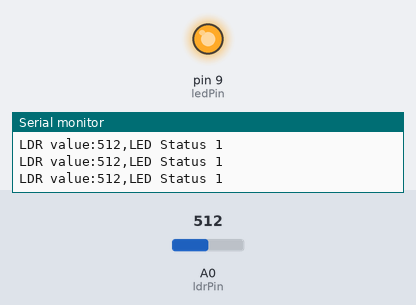
Bench run of a sketch on a simulated Arduino Uno, built with avr-gcc and run on an emulated ATmega328P. Parts: output pins drawn as LEDs (lit = HIGH), the last lines printed to the serial monitor. Inputs (shaded band) come from the test bench; at power-on: A0 (ldrPin) = 512.

Above: at 1.2 s.
1.3 s: A0 (ldrPin) set to 811
2.8 s: A0 (ldrPin) set to 836
At 3.4 s:
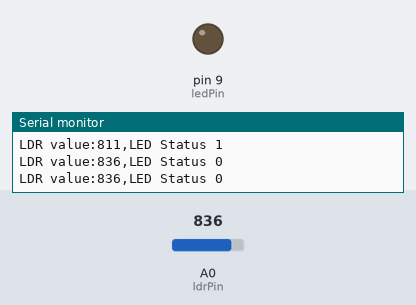
4.5 s: A0 (ldrPin) set to 813
At 5.7 s:
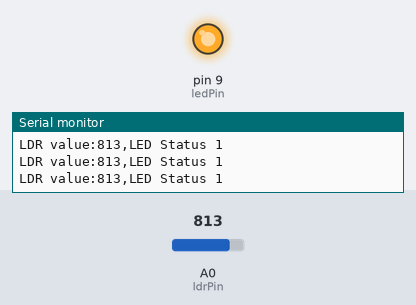
6.0 s: A0 (ldrPin) set to 833
At 7.1 s:
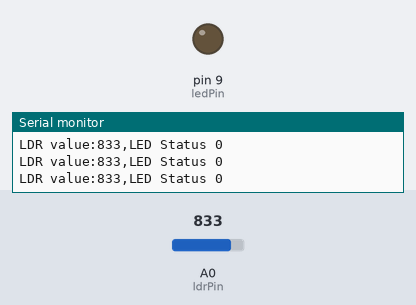
Timing chart, 0 to 8.5 s (numbered marks = the images above; inputs shaded):
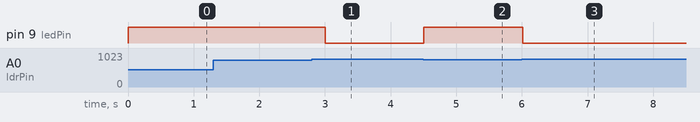

Measured:
- the behaviour switches between 822 and 823 on A0 (ldrPin) (found by bisection; images 0 and 1)
- after the input at 2.8 s, pin 9 (ledPin): HIGH → LOW after 0.21 s
- after the input at 4.5 s, pin 9 (ledPin): LOW → HIGH at once
- after the input at 6.0 s, pin 9 (ledPin): HIGH → LOW at once

The sketch:

LDRSensor.ino
```cpp
int ledPin = 9;
int ldrPin = A0;

int ldrStatus=0;

void setup() {

  Serial.begin(9600);
  pinMode(ldrPin,INPUT);
  pinMode(ledPin,OUTPUT);

}

void loop() {

  ldrStatus = analogRead(ldrPin);

  if (ldrStatus < 823) {

    digitalWrite(ledPin,HIGH);

    Serial.print("LDR value:");
    Serial.print(ldrStatus);
    Serial.print(",LED Status 1");
    Serial.println();

  }

  else {

    digitalWrite(ledPin,LOW);

    Serial.print("LDR value:");
    Serial.print(ldrStatus);
    Serial.print(",LED Status 0");
    Serial.println();

  }

  delay(250);

}
```
